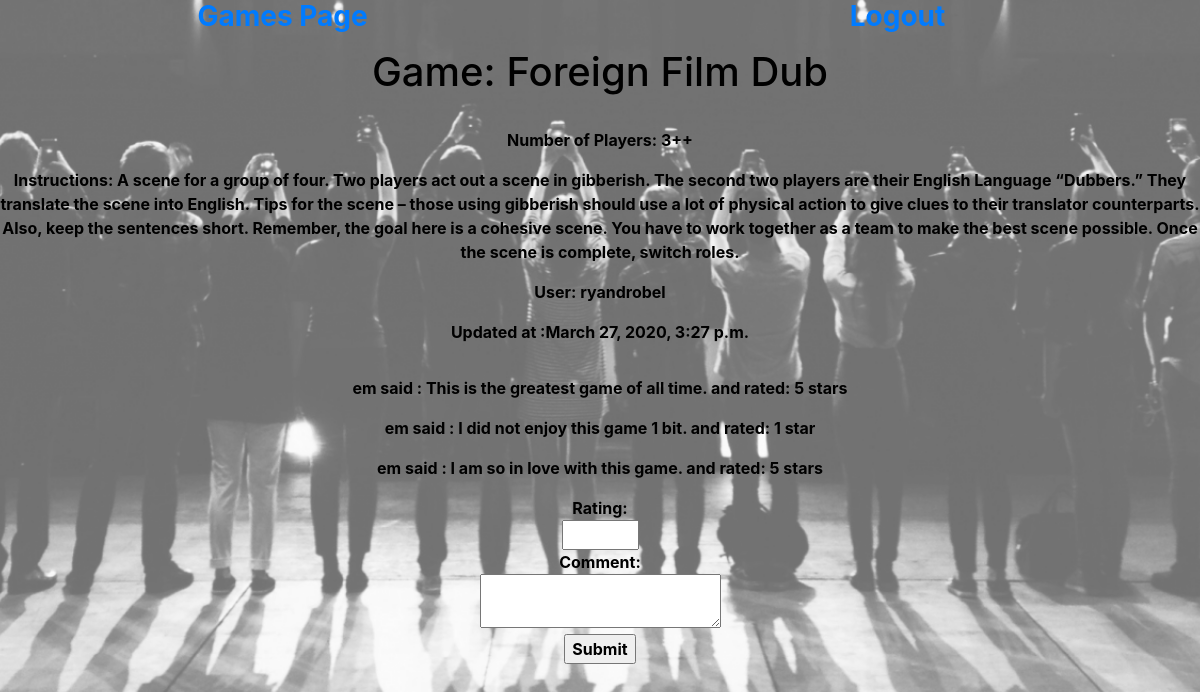
Page /games/17/view on the committed database.
### games/models.py (models this page shows)
class Game(models.Model):
    game_name = models.TextField()
    number_of_players = models.TextField()
    instructions = models.TextField()
    creator = models.ForeignKey(User, related_name = 'games', on_delete = models.CASCADE)
    created_at = models.DateTimeField(auto_now_add = True)
    updated_at = models.DateTimeField(auto_now = True)
    objects = GameManager()

class Review(models.Model):
    comment = models.TextField()
    rating = models.IntegerField()
    game = models.ForeignKey(Game, related_name = 'reviews', on_delete = models.CASCADE)
    user = models.ForeignKey(User, related_name = 'reviews', on_delete = models.CASCADE)
    created_at = models.DateTimeField(auto_now_add = True)
    updated_at = models.DateTimeField(auto_now = True)
    objects = ReviewManager()

### login/models.py (models this page shows)
class User(models.Model):
    first_name = models.CharField(max_length=32)
    last_name = models.CharField(max_length=32)
    email = models.CharField(max_length=254)
    password = models.CharField(max_length=60)
    username = models.CharField(max_length=32)
    created_at = models.DateTimeField(auto_now_add=True)
    updated_at = models.DateTimeField(auto_now=True)
    objects = UserManager()

### games/views.py (the view)
# urls.py: path('<int:game_id>/view', views.view_game),
def view_game(request, game_id):
    context = {
        'game': Game.objects.get(id = game_id),
    }
    return render(request, 'view_game.html', context)

### games/templates/view_game.html (shortened to what this page needs)
<!DOCTYPE html>
<html lang="en">
<head>
    {% load static %}
    <link rel="stylesheet" href="https://stackpath.bootstrapcdn.com/bootstrap/4.3.1/css/bootstrap.min.css"
>
    <link rel="stylesheet" href="{% static 'css/view_game_style.css' %}">
    </head>
<body>
    <div class='row'>
        <div class='col'>
            <h3><a href='/games'>Games Page</a></h3>
        </div>
        <div class='col'>
            <h3><a href='/logout'>Logout</a></h3>
        </div><br><br>
    </div>
    <h1>Game: {{ game.game_name }}</h1><br>
    <div class='row'>
        <div class='col'>
            <p>Number of Players: {{ game.number_of_players }}</p>
            <p>Instructions: {{ game.instructions }}</p>
            <p>User: {{ game.creator.username }}</p>
            <p>Updated at :{{ game.updated_at }}</p>
        </div>
    </div>
    {% for review in game.reviews.all %}
    <p>{{review.user.username}} said : {{review.comment}} and rated: {{review.rating}}{% if review.rating > 1 %} stars
        {% else %} star {% endif %}
    </p>
    {% endfor %}
    <form action='create_review' method='POST'>
        Rating:<br>
        <input type='number' name='rating' min='1' max='5'><br>
        Comment:<br>
        <textarea name='comment'></textarea> <br>
        <input type='submit'>
    </form>
</body>
</html>

### games/static/css/view_game_style.css (style rules this page uses)
* { color: rgb(0, 0, 0); text-align: center; text-decoration: none; font-weight: bold; }
body::after { content: ""; background-image:url('../img/view.png'); background-repeat: no-repeat; background-position: center; background-size: cover; background-attachment: scroll; opacity: 0.6; top: 0; left: 0; bottom: 0; right: 0; position: fixed; z-index: -1; }
h3 { margin-right: 20px; }

### rows in the picture
Game: game_name "Foreign Film Dub", number_of_players "3++", instructions "A scene for a group of four. Two players act out a scene in gibberish. The second two players are their English Language “Dubbers.” They translate the scene into English. Tips for the scene – those using gibberish should use a lot of physical action to give clues to their translator counterparts. Also, keep the sentences short. Remember, the goal here is a cohesive scene. You have to work together as a team to make the best scene possible. Once the scene is complete, switch roles.", creator.username "ryandrobel", updated_at "March 27, 2020, 3:27 p.m."
Review: user.username "em", comment "This is the greatest game of all time.", rating "5", shows "stars"
Review: user.username "em", comment "I did not enjoy this game 1 bit.", rating "1", shows "star"
Review: user.username "em", comment "I am so in love with this game.", rating "5", shows "stars"
